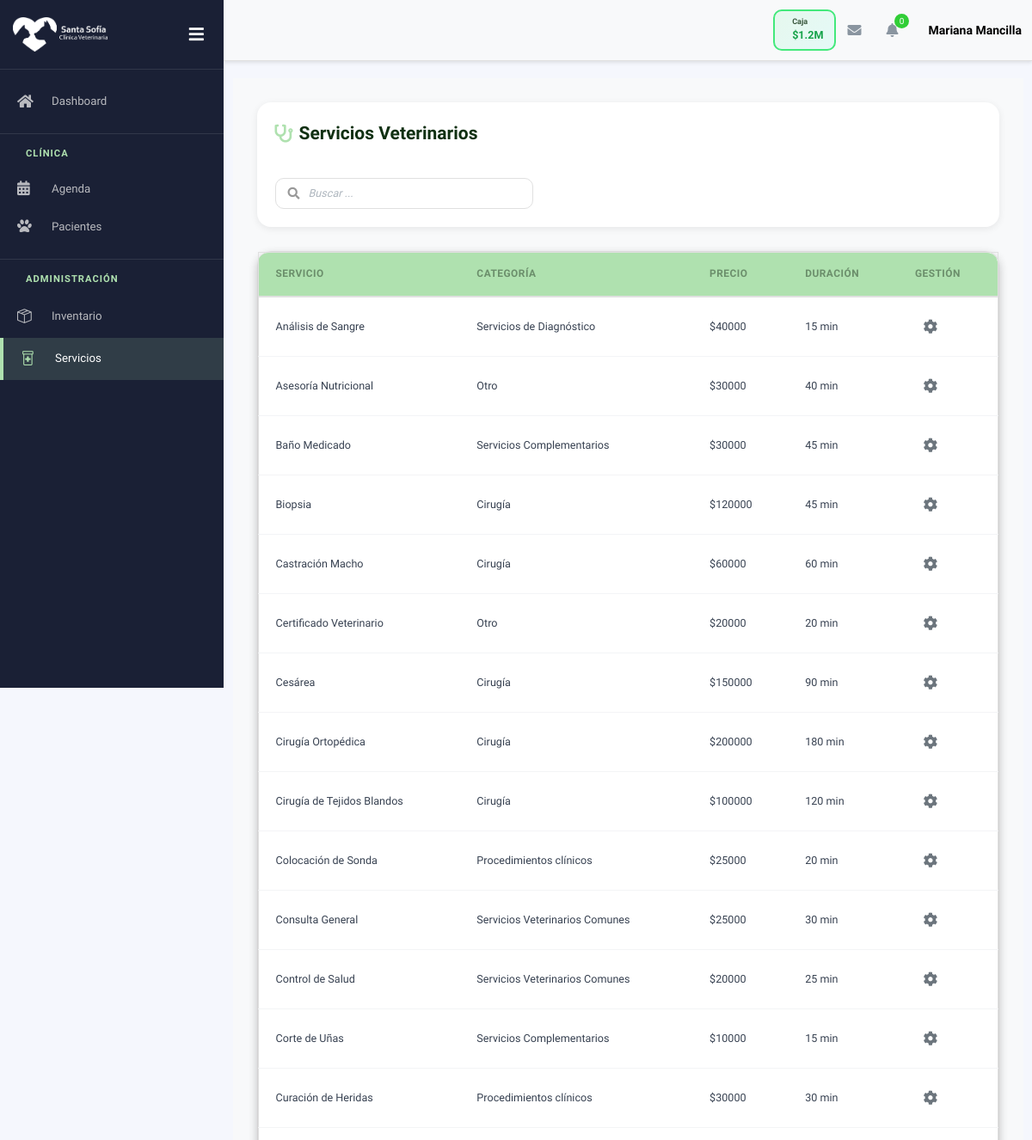
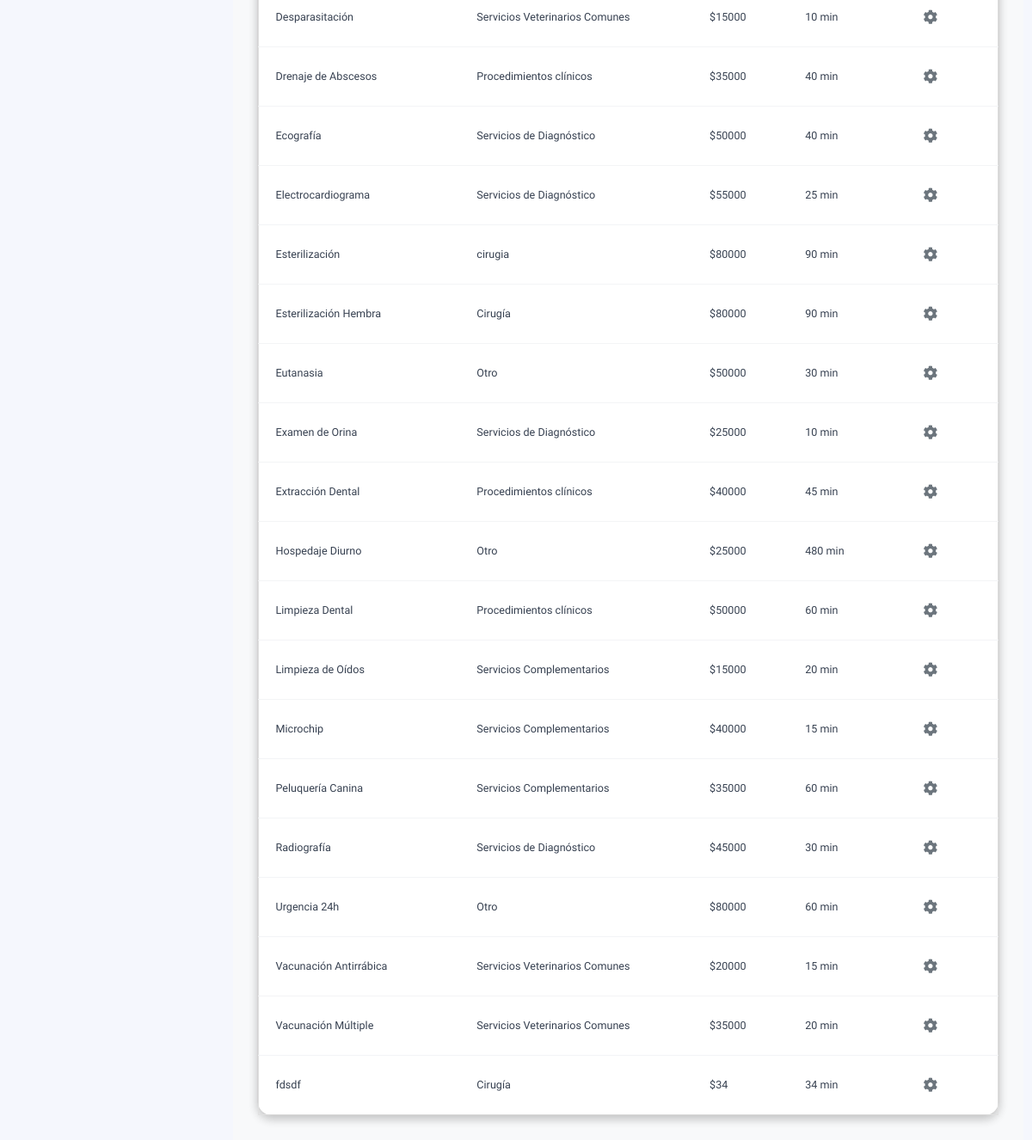
/servicios/ (signed in), run on the app's committed database (2 pictures, top to bottom).
### cuentas/models.py (models this page shows, shortened)
class CustomUser(AbstractBaseUser, PermissionsMixin):
    ROLES = [
        ('administracion', 'Administración'),
        ('veterinario', 'Veterinario'),
        ('recepcion', 'Recepción'),
    ]
    rut = models.CharField(max_length=12, unique=True, verbose_name="RUT")
    username = models.CharField(max_length=20, unique=True, editable=False)
    nombre = models.CharField(max_length=50)
    apellido = models.CharField(max_length=50)
    correo = models.EmailField(unique=True)
    telefono = models.CharField(max_length=20, blank=True, null=True)
    direccion = models.CharField(max_length=255, blank=True, null=True)
    tipo_contrato = models.CharField(max_length=50, blank=True, null=True)
    rol = models.CharField(max_length=20, choices=ROLES, default='recepcion', verbose_name="Rol")
    is_staff = models.BooleanField(default=False)
    is_active = models.BooleanField(default=True)
    date_joined = models.DateTimeField(default=timezone.now)
    objects = CustomUserManager()
    USERNAME_FIELD = 'rut'
    REQUIRED_FIELDS = ['correo', 'nombre', 'apellido']
    def get_rol_display_custom(self):
        if self.is_staff and self.is_superuser:
            return 'Administración'
        return self.get_rol_display()

### servicios/models.py (models this page shows, shortened)
class Servicio(models.Model):
    idServicio = models.AutoField(primary_key=True)
    nombre = models.CharField(
        max_length=150,
        verbose_name="Nombre del Servicio"
    )
    descripcion = models.TextField(
        blank=True,
        null=True,
        verbose_name="Descripción"
    )
    categoria = models.CharField(
        max_length=100,
        verbose_name="Categoría"
    )
    precio = models.PositiveIntegerField(
        default=0,
        verbose_name="Precio del Servicio"
    )
    duracion = models.PositiveIntegerField(
        default=0,
        verbose_name="Duración (minutos)"
    )
    fecha_creacion = models.DateTimeField(
        auto_now_add=True,
        verbose_name="Fecha de Registro"
    )
    fecha_actualizacion = models.DateTimeField(
        auto_now=True,
        verbose_name="Última Actualización"
    )
    class Meta:
        db_table = "Servicio"
        verbose_name = "Servicio Veterinario"
        verbose_name_plural = "Servicios Veterinarios"
        ordering = ["nombre"]

### servicios/views.py (the view)
# urls.py: path('', views.servicios, name='servicios'),
@login_required
def servicios(request):
    servicios = Servicio.objects.all().order_by('nombre')
    context = {
        'servicios': servicios,
    }
    return render(request, 'servicios/servicios.html', context)

### servicios/templates/servicios/servicios.html (shortened to what this page needs)
{% extends "partials/base_table.html" %}
{% load static %}
{% block table_title %}
<i class="fas fa-stethoscope"></i> Servicios Veterinarios
{% endblock %}
{% block table_columns %}
<th>Servicio</th>
<th>Categoría</th>
<th>Precio</th>
<th>Duración</th>
<th>Gestión</th>
{% endblock %}
{% block table_rows %}
{% for servicio in servicios %}
<tr data-id="{{ servicio.idServicio }}" data-categoria="{{ servicio.categoria|default_if_none:'' }}" data-descripcion="{{ servicio.descripcion|default_if_none:'' }}">
    <td>{{ servicio.nombre }}</td>
    <td>{{ servicio.categoria }}</td>
    <td>${{ servicio.precio|floatformat:0 }}</td>
    <td>{{ servicio.duracion }} min</td>
    <td>
        <div class="manage-wheel">
            <button type="button" onclick="toggleWheel(this)">
                <i class="fas fa-cog"></i>
            </button>
        </div>
    </td>
</tr>
{% empty %}
<tr>
    <td colspan="5">No hay servicios registrados.</td>
</tr>
{% endfor %}
{% endblock %}

### templates/partials/topbar.html (shortened to what this page needs)
{% load static %}
<div class="main-header">
    <nav class="navbar navbar-header navbar-header-transparent navbar-expand-lg border-bottom">
        <div class="container-fluid">
            <ul class="navbar-nav topbar-nav ms-md-auto align-items-center">
                <li class="nav-item topbar-icon d-flex d-lg-none">
                    <div class="cash-status-btn open cash-status-mobile" id="cashStatusBtnMobile" onclick="toggleCashRegister()">
                        <div class="status-info">
                            <h6 id="cashStatusLabelMobile">Caja</h6>
                            <div class="amount" id="cashAmountMobile">$1.2M</div>
                        </div>
                    </div>
                </li>
                <li class="nav-item topbar-icon dropdown hidden-caret">
                    <a class="nav-link dropdown-toggle" href="#" id="messageDropdown" role="button"
                        data-bs-toggle="dropdown" aria-haspopup="true" aria-expanded="false">
                        <i class="fa fa-envelope"></i>
                    </a>
                </li>
                <li class="nav-item topbar-icon dropdown hidden-caret">
                    <a class="nav-link dropdown-toggle" href="#" id="notifDropdown" role="button"
                        data-bs-toggle="dropdown" aria-haspopup="true" aria-expanded="false">
                        <i class="fa fa-bell"></i>
                        <span class="notification">0</span>
                    </a>
                </li>
                <li class="nav-item topbar-user dropdown hidden-caret">
                    <a class="dropdown-toggle profile-pic" data-bs-toggle="dropdown" href="#" aria-expanded="false">
                        <span class="profile-username">
                            <span class="fw-bold">{{ user.nombre }} {{ user.apellido }}</span>
                        </span>
                    </a>
                </li>
            </ul>
        </div>
    </nav>
</div>

### static/css/dashboard_style.css (style rules this page uses)
:root { --primary-color: #afe1af; --primary-hover: #89c57c; --text-dark: #103012; }

### static/css/base/vet-custom.css (style rules this page uses)
:root { --primary-color: #1e88e5; --primary-hover: #1565c0; --danger-color: #e53935; --danger-hover: #c62828; --success-color: #43a047; --success-hover: #2e7d32; --text-dark: #212121; --text-light: #757575; --bg-light: #f5f5f5; --border-color: #e0e0e0; }

### static/css/base/modals_base.css (style rules this page uses)
:root { --primary-color: #afe1af; --primary-hover: #89c57c; --text-dark: #103012; --bg-light: #f8f9fa; --border-color: #e0e0e0; --shadow-sm: 0 2px 8px rgba(0, 0, 0, 0.08); --shadow-md: 0 4px 12px rgba(0, 0, 0, 0.12); --grey: #afafaf; --grey-hover: #a8a8a8; --z-modal-backdrop: 999998; --z-modal: 999999; }
.navbar, .header, .main-header, .topbar { z-index: 100 !important; }

### static/css/base/estilos_generales.css (style rules this page uses)
h6 { font-size: 0.9rem; font-weight: 600; color: var(--text-dark); margin-bottom: 0.5rem; }
.table-header h4 i, .table-header-grid h4 i { color: var(--primary-color); }
table thead th { padding: 1rem; text-align: left; font-weight: 600; color: var(--primary-dark); font-size: 0.9rem; }
table thead th:first-child { border-top-left-radius: var(--radius-lg); }
table thead th:last-child { border-top-right-radius: var(--radius-lg); }
table tbody tr { border-bottom: 1px solid var(--border-color); transition: background-color 0.2s ease; }
table tbody td { padding: 1rem; color: var(--text-dark); font-size: 0.9rem; }
.container-fluid { padding: 2rem; background: var(--bg-light); min-height: 100vh; }
.d-flex { display: flex !important; }
.align-items-center { align-items: center !important; }
.fw-bold { font-weight: 700 !important; }
.border-bottom { border-bottom: 1px solid var(--border-color) !important; }
body { margin: 0; padding: 0; }
.container, .container-fluid { width: 100% !important; max-width: 100% !important; }
.main-header { position: sticky !important; top: 0 !important; z-index: 999 !important; box-shadow: 0 2px 4px rgba(0,0,0,0.1) !important; margin: 0 !important; display: flex !important; align-items: center !important; }
.navbar-header { width: 100% !important; padding: 0 !important; margin: 0 !important; }

### static/css/base/tables_base.css (style rules this page uses)
:root { --primary-color: #afe1af; --primary-hover: #89c57c; --text-dark: #103012; --bg-light: #f8f9fa; --border-color: #e0e0e0; --shadow-sm: 0 2px 8px rgba(0, 0, 0, 0.08); --shadow-md: 0 4px 12px rgba(0, 0, 0, 0.12); }
.container-fluid { padding: 2rem; background: var(--bg-light); min-height: 100vh; }
.table-header h4 i, .table-header-grid h4 i { color: var(--primary-color); }
.vet-table th { padding: 16px 20px !important; text-align: left !important; font-size: 0.85rem !important; font-weight: 700 !important; text-transform: uppercase !important; letter-spacing: 0.5px !important; border: none !important; }
.vet-table td { padding: 16px 20px !important; text-align: left !important; border-bottom: 1px solid #f3f4f6 !important; font-size: 0.9rem !important; color: #374151 !important; position: relative !important; overflow: visible !important; }
.vet-table tbody tr { transition: all 0.2s ease !important; position: relative !important; overflow: visible !important; }
.vet-table tbody tr:last-child td { border-bottom: none !important; }
.manage-wheel { position: relative; display: inline-block; }
.manage-wheel > button { background: none !important; border: none !important; border-radius: 0 !important; width: 36px !important; height: 36px !important; display: flex !important; align-items: center !important; justify-content: center !important; color: #6c757d !important; font-size: 1.2rem !important; cursor: pointer !important; transition: background 0.2s, color 0.2s, border-color 0.2s, transform 0.3s; box-shadow: none !important; transform: rotate(0deg); }

### templates/partials/topbar.html (style rules this page uses)
.main-header { z-index: 10!important; }
.cash-status-btn { display: flex; align-items: center; gap: 12px; padding: 8px 16px; border-radius: 10px; border: 2px solid; font-weight: 600; transition: all 0.3s ease; cursor: pointer; }
.cash-status-btn.open { background: linear-gradient(135deg, rgba(67, 233, 123, 0.1) 0%, rgba(56, 249, 215, 0.1) 100%); border-color: #43e97b; color: #16a34a; }
.cash-status-btn .status-info h6 { margin: 0; font-size: 0.75rem; opacity: 0.8; }
.cash-status-btn .status-info .amount { margin: 0; font-size: 1.1rem; font-weight: 700; }
.cash-status-mobile { padding: 6px 12px; gap: 8px; }
.cash-status-mobile .status-info h6 { font-size: 0.65rem; }
.cash-status-mobile .status-info .amount { font-size: 0.9rem; }

### data on the page
CustomUser: nombre "Mariana", apellido "Mancilla"
Servicio: nombre "Análisis de Sangre", categoria "Servicios de Diagnóstico", precio "40000", duracion "15"
Servicio: nombre "Asesoría Nutricional", categoria "Otro", precio "30000", duracion "40"
Servicio: nombre "Baño Medicado", categoria "Servicios Complementarios", precio "30000", duracion "45"
Servicio: nombre "Biopsia", categoria "Cirugía", precio "120000", duracion "45"
Servicio: nombre "Castración Macho", categoria "Cirugía", precio "60000", duracion "60"
Servicio: nombre "Certificado Veterinario", categoria "Otro", precio "20000", duracion "20"
Servicio: nombre "Cesárea", categoria "Cirugía", precio "150000", duracion "90"
Servicio: nombre "Cirugía Ortopédica", categoria "Cirugía", precio "200000", duracion "180"
Servicio: nombre "Cirugía de Tejidos Blandos", categoria "Cirugía", precio "100000", duracion "120"
Servicio: nombre "Colocación de Sonda", categoria "Procedimientos clínicos", precio "25000", duracion "20"
Servicio: nombre "Consulta General", categoria "Servicios Veterinarios Comunes", precio "25000", duracion "30"
Servicio: nombre "Control de Salud", categoria "Servicios Veterinarios Comunes", precio "20000", duracion "25"
Servicio: nombre "Corte de Uñas", categoria "Servicios Complementarios", precio "10000", duracion "15"
Servicio: nombre "Curación de Heridas", categoria "Procedimientos clínicos", precio "30000", duracion "30"
Servicio: nombre "Desparasitación", categoria "Servicios Veterinarios Comunes", precio "15000", duracion "10"
Servicio: nombre "Drenaje de Abscesos", categoria "Procedimientos clínicos", precio "35000", duracion "40"
Servicio: nombre "Ecografía", categoria "Servicios de Diagnóstico", precio "50000", duracion "40"
Servicio: nombre "Electrocardiograma", categoria "Servicios de Diagnóstico", precio "55000", duracion "25"
Servicio: nombre "Esterilización", categoria "cirugia", precio "80000", duracion "90"
Servicio: nombre "Esterilización Hembra", categoria "Cirugía", precio "80000", duracion "90"
Servicio: nombre "Eutanasia", categoria "Otro", precio "50000", duracion "30"
Servicio: nombre "Examen de Orina", categoria "Servicios de Diagnóstico", precio "25000", duracion "10"
Servicio: nombre "Extracción Dental", categoria "Procedimientos clínicos", precio "40000", duracion "45"
Servicio: nombre "Hospedaje Diurno", categoria "Otro", precio "25000", duracion "480"
Servicio: nombre "Limpieza Dental", categoria "Procedimientos clínicos", precio "50000", duracion "60"
Servicio: nombre "Limpieza de Oídos", categoria "Servicios Complementarios", precio "15000", duracion "20"
Servicio: nombre "Microchip", categoria "Servicios Complementarios", precio "40000", duracion "15"
Servicio: nombre "Peluquería Canina", categoria "Servicios Complementarios", precio "35000", duracion "60"
Servicio: nombre "Radiografía", categoria "Servicios de Diagnóstico", precio "45000", duracion "30"
Servicio: nombre "Urgencia 24h", categoria "Otro", precio "80000", duracion "60"
Servicio: nombre "Vacunación Antirrábica", categoria "Servicios Veterinarios Comunes", precio "20000", duracion "15"
Servicio: nombre "Vacunación Múltiple", categoria "Servicios Veterinarios Comunes", precio "35000", duracion "20"
Servicio: nombre "fdsdf", categoria "Cirugía", precio "34", duracion "34"
